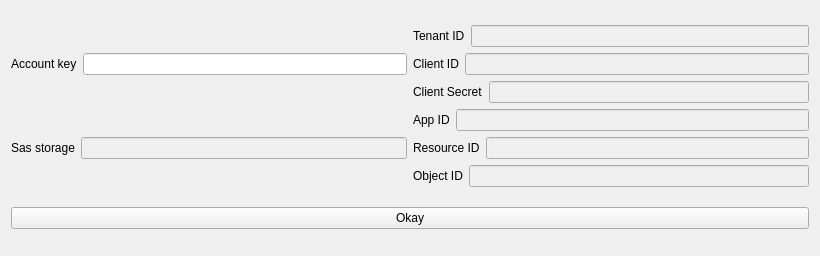
<?xml version="1.0" encoding="UTF-8"?>
<ui version="4.0">
 <class>Form</class>
 <widget class="QWidget" name="Form">
  <property name="geometry">
   <rect>
    <x>0</x>
    <y>0</y>
    <width>820</width>
    <height>256</height>
   </rect>
  </property>
  <property name="windowTitle">
   <string>Form</string>
  </property>
  <layout class="QGridLayout" name="gridLayout">
   <item row="0" column="0">
    <layout class="QGridLayout" name="gridLayout_2">
     <item row="1" column="0">
      <layout class="QHBoxLayout" name="horizontalLayout_13">
       <item>
        <widget class="QLabel" name="label_23">
         <property name="text">
          <string>Sas storage</string>
         </property>
        </widget>
       </item>
       <item>
        <widget class="QLineEdit" name="azSasStorage_input">
         <property name="enabled">
          <bool>false</bool>
         </property>
        </widget>
       </item>
      </layout>
     </item>
     <item row="1" column="1">
      <layout class="QVBoxLayout" name="verticalLayout_12">
       <item>
        <layout class="QHBoxLayout" name="horizontalLayout_14">
         <item>
          <widget class="QLabel" name="label_24">
           <property name="text">
            <string>App ID</string>
           </property>
          </widget>
         </item>
         <item>
          <widget class="QLineEdit" name="azMsiAppid_input">
           <property name="enabled">
            <bool>false</bool>
           </property>
          </widget>
         </item>
        </layout>
       </item>
       <item>
        <layout class="QHBoxLayout" name="horizontalLayout_15">
         <item>
          <widget class="QLabel" name="label_25">
           <property name="text">
            <string>Resource ID</string>
           </property>
          </widget>
         </item>
         <item>
          <widget class="QLineEdit" name="azMsiResourceid_input">
           <property name="enabled">
            <bool>false</bool>
           </property>
           <property name="text">
            <string/>
           </property>
          </widget>
         </item>
        </layout>
       </item>
       <item>
        <layout class="QHBoxLayout" name="horizontalLayout_16">
         <item>
          <widget class="QLabel" name="label_26">
           <property name="text">
            <string>Object ID</string>
           </property>
          </widget>
         </item>
         <item>
          <widget class="QLineEdit" name="azMsiObjectid_input">
           <property name="enabled">
            <bool>false</bool>
           </property>
           <property name="text">
            <string/>
           </property>
          </widget>
         </item>
        </layout>
       </item>
      </layout>
     </item>
     <item row="0" column="1">
      <layout class="QVBoxLayout" name="verticalLayout_13">
       <item>
        <layout class="QHBoxLayout" name="horizontalLayout_17">
         <item>
          <widget class="QLabel" name="label_27">
           <property name="text">
            <string>Tenant ID</string>
           </property>
          </widget>
         </item>
         <item>
          <widget class="QLineEdit" name="azSpnTenantid_input">
           <property name="enabled">
            <bool>false</bool>
           </property>
          </widget>
         </item>
        </layout>
       </item>
       <item>
        <layout class="QHBoxLayout" name="horizontalLayout_18">
         <item>
          <widget class="QLabel" name="label_28">
           <property name="text">
            <string>Client ID</string>
           </property>
          </widget>
         </item>
         <item>
          <widget class="QLineEdit" name="azSpnclientid_input">
           <property name="enabled">
            <bool>false</bool>
           </property>
           <property name="text">
            <string/>
           </property>
          </widget>
         </item>
        </layout>
       </item>
       <item>
        <layout class="QHBoxLayout" name="horizontalLayout_19">
         <item>
          <widget class="QLabel" name="label_29">
           <property name="text">
            <string>Client Secret</string>
           </property>
          </widget>
         </item>
         <item>
          <widget class="QLineEdit" name="azSpnClientSecret_input">
           <property name="enabled">
            <bool>false</bool>
           </property>
           <property name="text">
            <string/>
           </property>
          </widget>
         </item>
        </layout>
       </item>
      </layout>
     </item>
     <item row="0" column="0">
      <layout class="QHBoxLayout" name="horizontalLayout_12">
       <item>
        <widget class="QLabel" name="label_22">
         <property name="text">
          <string>Account key</string>
         </property>
        </widget>
       </item>
       <item>
        <widget class="QLineEdit" name="azAccountKey_input"/>
       </item>
      </layout>
     </item>
    </layout>
   </item>
   <item row="1" column="0">
    <widget class="QPushButton" name="azModeOptions_submit">
     <property name="text">
      <string>Okay</string>
     </property>
    </widget>
   </item>
  </layout>
 </widget>
 <resources/>
 <connections/>
</ui>
